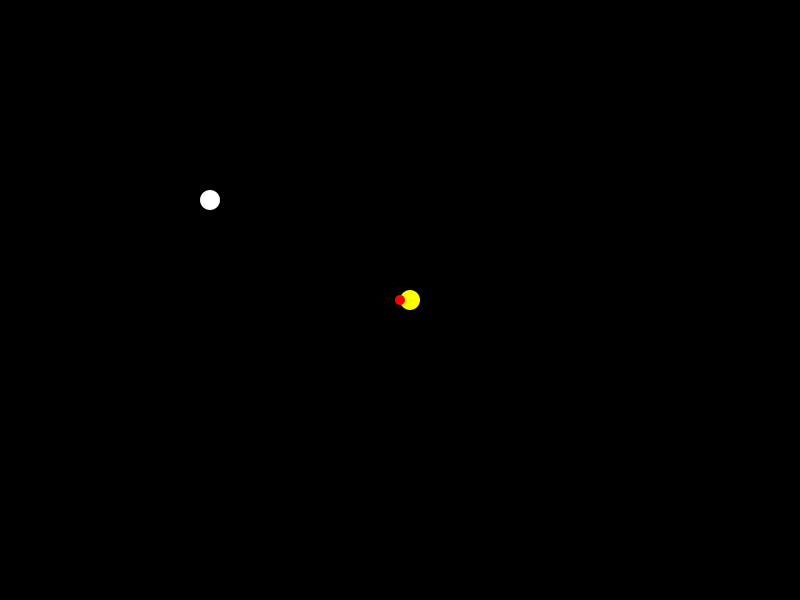
Frame 1 (no input)
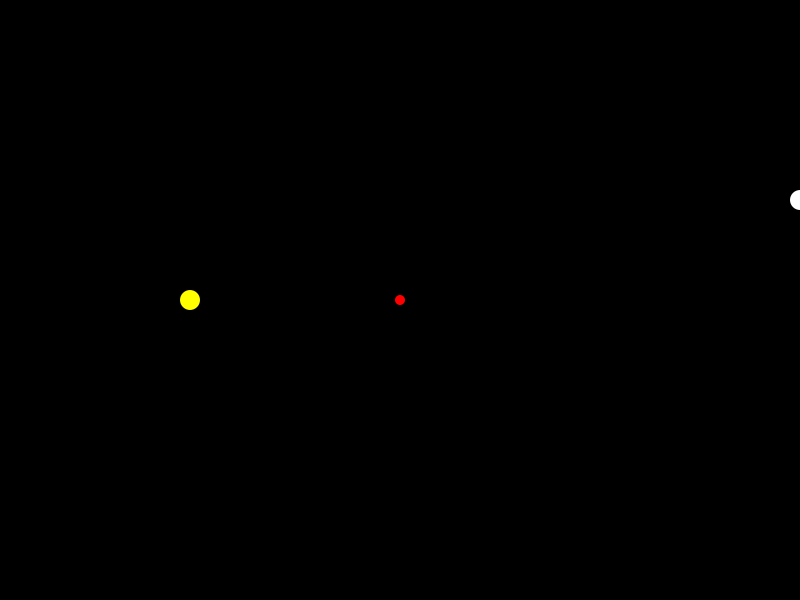
Frame 60 (the mouse pressed at the canvas centre just before this capture)
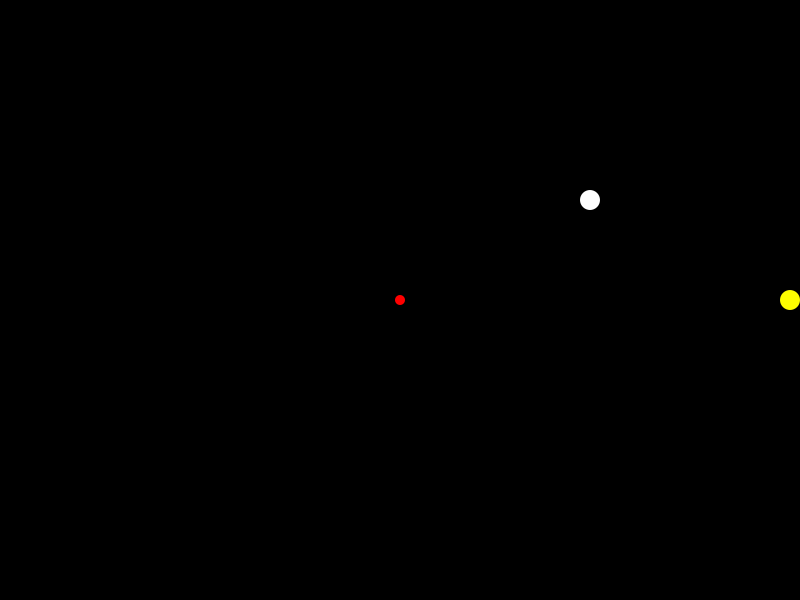
Frame 120 (the mouse held since frame 60 and released just before this capture)

The Processing sketch that drew these frames (run headless with seeded random() and noise(); from frame 60 on, the mouse is pressed at the canvas centre):

// Processing sketch: ReferenceTesting
// ── ReferenceTesting.pde
PVector origin;

MyBallClass ballClass0;
MyBallClass ballClass1;

void setup() {
  size(800, 600);
  
  origin = new PVector(width/2, height/2, 0);
  
  //PVector pos0 = new PVector(100,100,0);
  PVector pos1 = new PVector(200,200,0);
  
  ballClass0 = new MyBallClass(origin);
  ballClass0.ballColor = color(255,255,0);
  ballClass1 = new MyBallClass(pos1);
  
}

void draw() {
  background(0);
  
    ballClass0.update();
  ballClass0.draw();
  ballClass1.update();
  ballClass1.draw();

  
  fill(255,0,0);
  noStroke();
  ellipseMode(CENTER);
  ellipse(origin.x,origin.y,10,10);
  
  

}




// ── MyBallClass.pde
class MyBallClass {
  
  PVector position;
  
  color ballColor = color(255);
  
  public MyBallClass(PVector pos) {
     position = pos.get();
  }
 
  public void update() {
    position.x = position.x + 10;
    if(position.x > width) position.x = 0;
  }
  
  public void draw() {
    fill(ballColor);
    noStroke();
    ellipseMode(CENTER);
    ellipse(position.x, position.y,20,20);
    
  }
}
